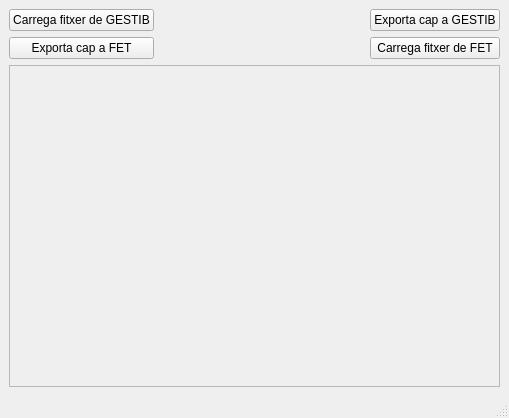
<?xml version="1.0" encoding="UTF-8"?>
<ui version="4.0">
 <class>MainWindow</class>
 <widget class="QMainWindow" name="MainWindow">
  <property name="geometry">
   <rect>
    <x>0</x>
    <y>0</y>
    <width>509</width>
    <height>418</height>
   </rect>
  </property>
  <property name="windowTitle">
   <string>MainWindow</string>
  </property>
  <widget class="QWidget" name="centralwidget">
   <layout class="QGridLayout" name="gridLayout">
    <item row="0" column="0">
     <layout class="QVBoxLayout" name="verticalLayout_3">
      <item>
       <layout class="QHBoxLayout" name="horizontalLayout">
        <item>
         <layout class="QVBoxLayout" name="verticalLayout">
          <item>
           <widget class="QPushButton" name="but_import_gestib">
            <property name="maximumSize">
             <size>
              <width>202</width>
              <height>29</height>
             </size>
            </property>
            <property name="text">
             <string>Carrega fitxer de GESTIB</string>
            </property>
           </widget>
          </item>
          <item>
           <widget class="QPushButton" name="but_export_fet">
            <property name="maximumSize">
             <size>
              <width>202</width>
              <height>29</height>
             </size>
            </property>
            <property name="text">
             <string>Exporta cap a FET</string>
            </property>
           </widget>
          </item>
         </layout>
        </item>
        <item>
         <spacer name="horizontalSpacer">
          <property name="maximumSize">
           <size>
            <width>80</width>
            <height>20</height>
           </size>
          </property>
          <property name="orientation">
           <enum>Qt::Horizontal</enum>
          </property>
          <property name="sizeHint" stdset="0">
           <size>
            <width>40</width>
            <height>20</height>
           </size>
          </property>
         </spacer>
        </item>
        <item>
         <layout class="QVBoxLayout" name="verticalLayout_2">
          <item>
           <widget class="QPushButton" name="pushButton_2">
            <property name="maximumSize">
             <size>
              <width>179</width>
              <height>29</height>
             </size>
            </property>
            <property name="text">
             <string>Exporta cap a GESTIB</string>
            </property>
           </widget>
          </item>
          <item>
           <widget class="QPushButton" name="but_import_2">
            <property name="maximumSize">
             <size>
              <width>179</width>
              <height>29</height>
             </size>
            </property>
            <property name="text">
             <string>Carrega fitxer de FET</string>
            </property>
           </widget>
          </item>
         </layout>
        </item>
       </layout>
      </item>
      <item>
       <widget class="QTextEdit" name="console">
        <property name="enabled">
         <bool>false</bool>
        </property>
       </widget>
      </item>
     </layout>
    </item>
   </layout>
   <zorder>but_import_gestib</zorder>
   <zorder>console</zorder>
   <zorder>but_export_fet</zorder>
   <zorder>pushButton_2</zorder>
   <zorder>but_import_2</zorder>
   <zorder>horizontalSpacer</zorder>
   <zorder>pushButton_2</zorder>
  </widget>
  <widget class="QMenuBar" name="menubar">
   <property name="geometry">
    <rect>
     <x>0</x>
     <y>0</y>
     <width>509</width>
     <height>26</height>
    </rect>
   </property>
  </widget>
  <widget class="QStatusBar" name="statusbar"/>
 </widget>
 <resources/>
 <connections/>
</ui>
